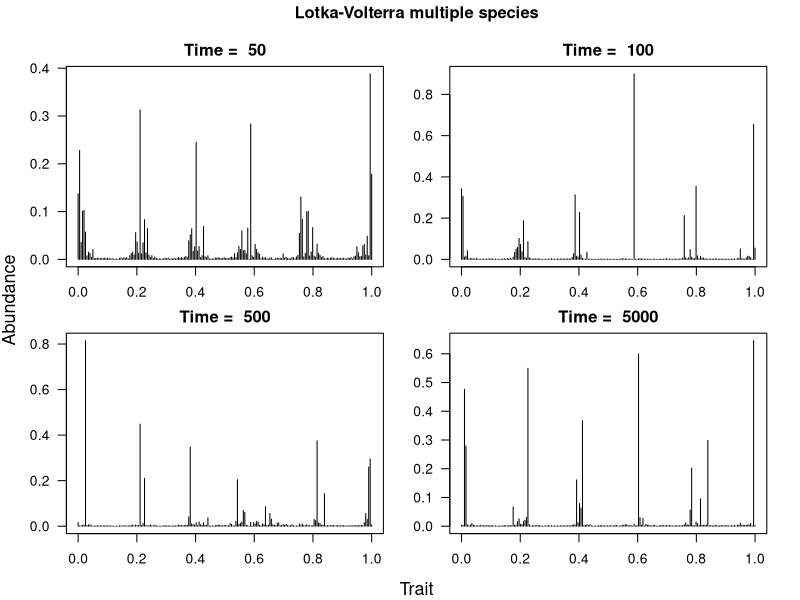

This chart was generated by the following R code:
# For details on how to use the function ode() from package deSolve, refer to Class 7 Script 1

library(deSolve)

# Set the number of species in the community
number.of.species<-200

# This function returns the derivative of each species abundance. r is a vector and A is a matrix.
# The function %*% is R's shortcut for matrix multiplication: A%*%n is a vector whose i-th component is Sum_j A_ij * n_j
LV<-function(time,abundances,parameters){
  r<-parameters$r
  A<-parameters$A
  mu<-parameters$mu
  dndt<-abundances*(r-A%*%abundances)+mu
  dndt[abundances<0]<-0
  return(list(dndt))
}

#number of species
S<-number.of.species

#set the list of time values we'll output the numerical solution of the growth curve at
time_range<-1:5000		

#trait values
set.seed(0)				## sets the seed of the random number generator. Useful for repeatable results.
trait<-seq(0,1,length=S)		## generates S trait values between 0 and 1, in regular increasing order. 


#trait differences
d<-as.matrix(dist(trait,diag=TRUE,upper=TRUE))	## matrix with the absolute trait differences |x_i - x_j| between all pairs of species 

#initial abundances
initial_abundances<-rep(1,S)	## vector with S identical elements 1. To make them random, set them to runif(S)	

#immigration rates
mu<-rep(0,S)			## alternatives: mu<-rep(0,S); mu<-rep(.001,S); 
mu<-.001*runif(S)

#intrinsic growth rates
r<-rep(1,S)			## vector with S identical elements 1. Alternatives: r<-rep(1,S); r<-trait*(1-trait)

#competition coefficients
w<-0.15				        ## defines width of competition curve. Alternatives: w<-0.15; w<-seq(.01,.2,length=S)	
A<-abs(exp(-(d/w)^4)+1*rnorm(S^2,0,.1))	## competition matrix - monotonic function of trait differences;
## the second term adds a random perturbation to each coefficient if you want it
A[A<0]=0; A[A>1]=1                      ## set any negative competition coefficients to zero (these might arise when we add noise, but aren't meaningful), set max(A)=1 (for same reason)

times<-c(50,100,500,5000)	## times at which R will plot snapshots of the community

#now use the ODE solver in package deSolve.  
output_LV<-ode(initial_abundances,time_range,func=LV,parms=list(r=r,A=A,mu=mu))

#extract the relevant quantities
abunds1<-output_LV[times[1],-1]		## abundances of all species at a specified time
abunds2<-output_LV[times[2],-1]
abunds3<-output_LV[times[3],-1]	
abunds4<-output_LV[times[4],-1]

#set plot parameters
if(names(dev.cur())!='null device') dev.off(); dev.new(width=12,height=12)	## tells R to kill the current plot device and open a new one
par(mfrow=c(2,2),mar=c(2,2,2,2),oma=c(2,2,2,0))					## sets the margins of the new plot device

#plot final abundance by trait
plot(trait,abunds1,type="h",pch=20,las=1,main=paste("Time = ",times[1]))
plot(trait,abunds2,type="h",pch=20,las=1,main=paste("Time = ",times[2]))
plot(trait,abunds3,type="h",pch=20,las=1,main=paste("Time = ",times[3]))
plot(trait,abunds4,type="h",pch=20,las=1,main=paste("Time = ",times[4]))	
title(outer=TRUE,xlab="Trait",ylab="Abundance",main="Lotka-Volterra multiple species",line=.9,cex.lab=1.3)
